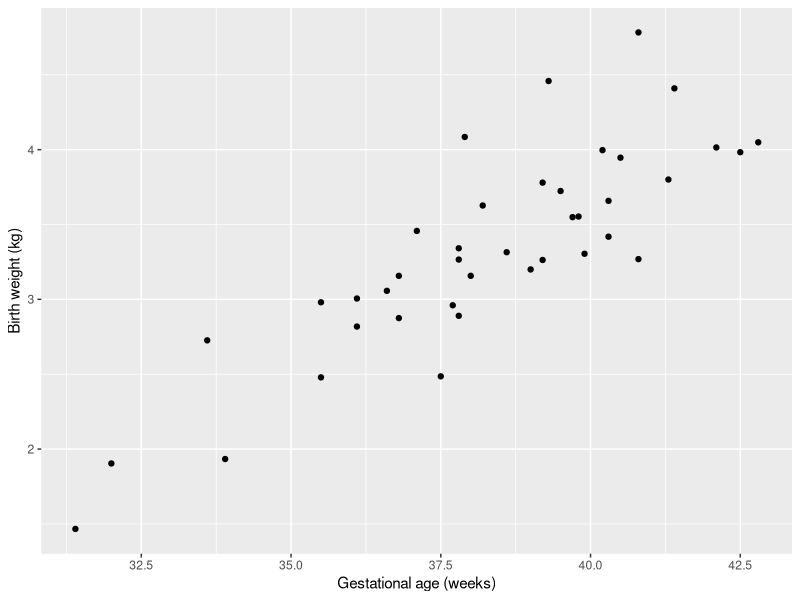
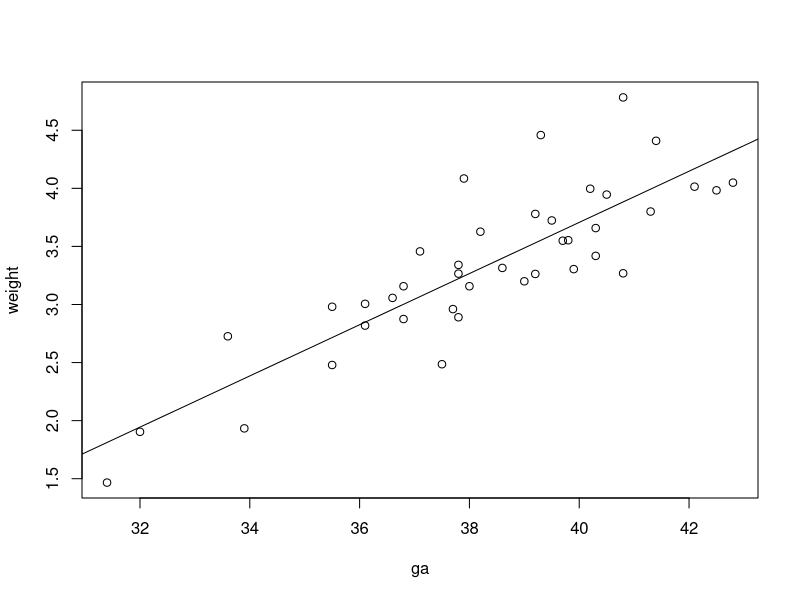

These figures' R source, in order:
## ---- chunk 1

x_grid <- 22:43

#' give weights in kg, not g, so divide by 1000
mu_grid <- c(501, 598, 697, 800, 909, 1026, 1159, 1312, 1487, 1682, 1896, 2123, 2361, 2607, 2855, 3091, 3306, 3489, 3638, 3745, 3800, 3793) / 1000

sd_grid <- c(108, 122, 136, 149, 163, 178, 195, 214, 234, 256, 278, 301, 324, 346, 368, 388, 405, 420, 432, 441, 446, 448) / 1000

mu_fun <- splinefun(x_grid, mu_grid)
sd_fun <- splinefun(x_grid, sd_grid)

set.seed(1)
n <- 40
x <- round(rnorm(n, mean = 38, sd = 3), digits = 1)
y <- mu_fun(x) + rnorm(n, sd = sd_fun(x))

library(tidyverse)
bw <- tibble(ga = x,
             weight = y) 

mod <- lm(weight ~ ga, data = bw)

p <- ggplot(bw, aes(x = ga, y = weight)) +
    geom_point() +
    xlab("Gestational age (weeks)") +
    ylab("Birth weight (kg)")

p
## ---- chunk 2
mod <- lm(weight ~ ga, data = bw)
## ---- chunk 3
mod
## ---- chunk 4
summary(mod)
## ---- chunk 5
plot(weight ~ ga, data = bw)
abline(mod)
